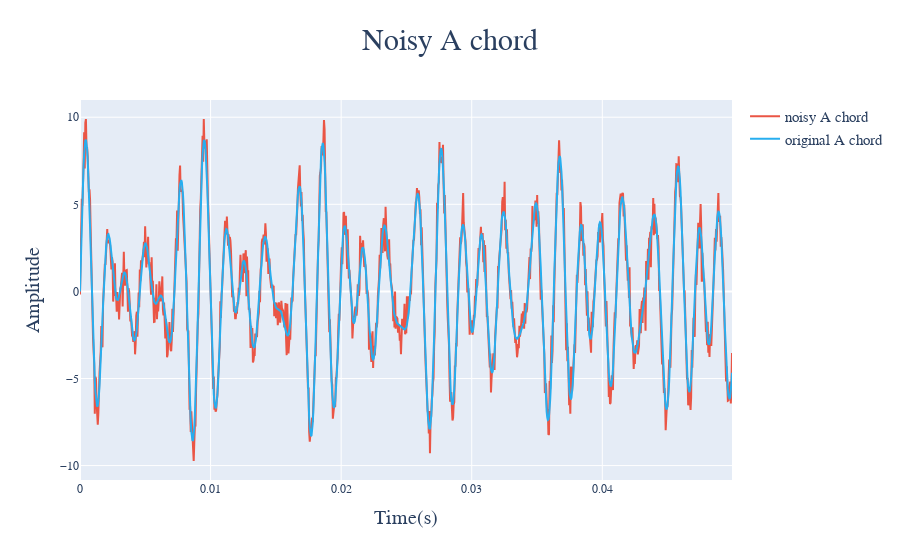

The notebook cell saved with this chart:
### Code cell
noise_level = 0.7
noisy_a_chord = a_chord + noise_level * np.random.randn(len(a_chord))
sr = 1/22050 #standard 44.1 kHz
fig = go.Figure()
fig.add_trace(go.Scatter(
    x=t[:len(t)//20],
    y=noisy_a_chord[:len(t)//20],
    mode='lines',
    name='noisy A chord',
    line=dict(color=colors['noisy']), 
))
fig.add_trace(go.Scatter(
    
    x=t[:len(t)//20],
    y=a_chord[:len(t)//20],
    mode='lines',
    name='original A chord',
    line=dict(color=colors['original']), 
))

fig.update_layout(
    title=dict(
        text='Noisy A chord',
        x = 0.5,
        font_size=30
    ),
    font = dict(
        family='Raleway'
    ),
    xaxis_title=dict(
        text='Time(s)',
        font_size=20
    ),
    yaxis_title=dict(
        text='Amplitude',
        font_size=20
    ),
    legend=dict(
        font_size=15,
    )
)
fig.show()
ipd.Audio(data = noisy_a_chord, rate=1/sr)

### Figure 1 — Plotly figure (JSON) as saved in the notebook; plotly's stock layout.template omitted (floating-point values rounded to 4 significant figures; data arrays with more than 128 entries replaced by an {"elided": "..."} marker saying what was removed)
{"data": [{"line": {"color": "#ea5545"}, "mode": "lines", "name": "noisy A chord", "type": "scatter", "x": {"elided": "1102 float values"}, "y": {"elided": "1102 float values"}}, {"line": {"color": "#27aeef"}, "mode": "lines", "name": "original A chord", "type": "scatter", "x": {"elided": "1102 float values"}, "y": {"elided": "1102 float values"}}], "layout": {"font": {"family": "Raleway"}, "legend": {"font": {"size": 15}}, "title": {"font": {"size": 30}, "text": "Noisy A chord", "x": 0.5}, "xaxis": {"title": {"font": {"size": 20}, "text": "Time(s)"}}, "yaxis": {"title": {"font": {"size": 20}, "text": "Amplitude"}}}}
